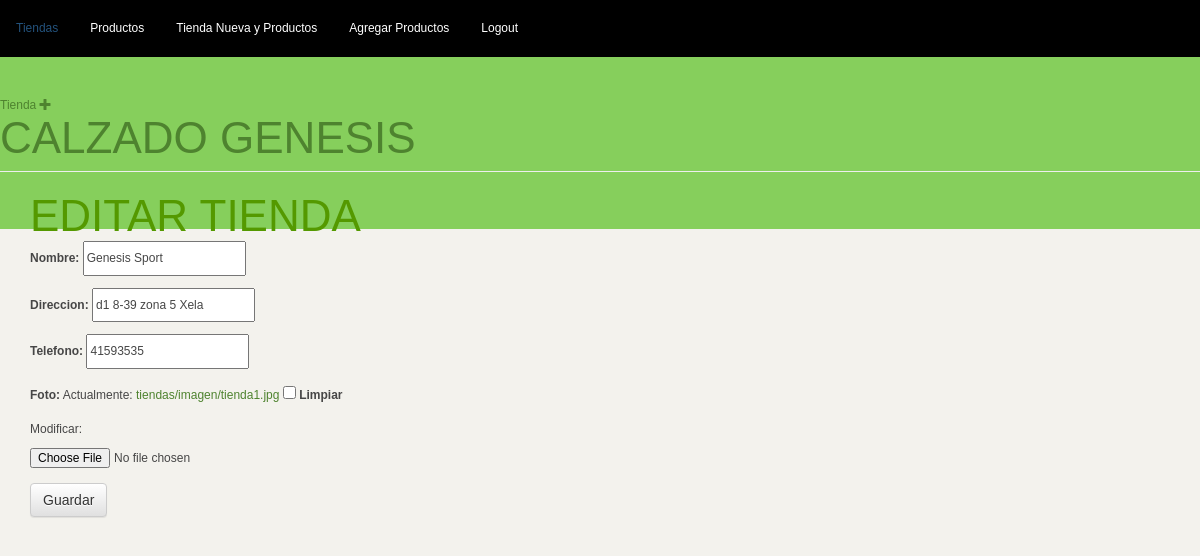
Screenshot of /tienda/1/editar/ (signed in) with the database file from the repository.
### tiendas/models.py (models this page shows, shortened)
class Tienda(models.Model):
    nombre = models.CharField(max_length=60)
    direccion = models.CharField(max_length=60)
    telefono = models.CharField(max_length=15)
    foto = models.ImageField(upload_to='tiendas/media/',blank=True, null=True)
    productos = models.ManyToManyField(Producto, through='Inventario')

### tiendas/views.py (the view)
# urls.py: url(r'^tienda/(?P<pk>[0-9]+)/editar/$', views.tienda_editar, name='tienda_editar'),
@login_required
def tienda_editar(request,pk):
    tienda = get_object_or_404(Tienda, pk=pk)
    if request.method == "POST":
        formulario = TiendaForm(request.POST,request.FILES, instance = tienda)
        if formulario.is_valid():
            tienda=formulario.save(commit=False)
            tienda.save()
        return redirect('tiendas.views.tienda_detalle', pk=tienda.pk)
    else:
        formulario = TiendaForm(instance=tienda)
    return render(request, 'tienda/tienda_editar.html', {'formulario': formulario})

### tiendas/forms.py
class TiendaForm(forms.ModelForm):
    class Meta:
        model = Tienda
        fields = ('nombre', 'direccion','telefono','foto')

### tiendas/templates/tienda/tienda_editar.html
{% extends 'tienda/base.html' %}
{% block content %}
    <h1>Editar Tienda</h1>
    <form method="POST" class="post-form">{% csrf_token %}
        {{ formulario.as_p }}
        <button type="submit" class="save btn btn-default">Guardar</button>
    </form>
{% endblock %}

### tiendas/static/css/style.css (style rules this page uses)
body { margin:0;padding:0;background:#F3F2ED url(images/img04.jpg) repeat-x left top;font-family:Arial,Helvetica,sans-serif;font-size:12px;color:#464646 }
h1, h2, h3 { margin:0;text-transform:uppercase;font-weight:normal;color:#549900 }
h1 { font-size:44px }
p, ul, ol { margin-top:0;line-height:240%;text-align:justify }
a { color:#4E832F }

### rows the page displays
Tienda: nombre "Genesis Sport", direccion "d1 8-39 zona 5 Xela", telefono "41593535"
